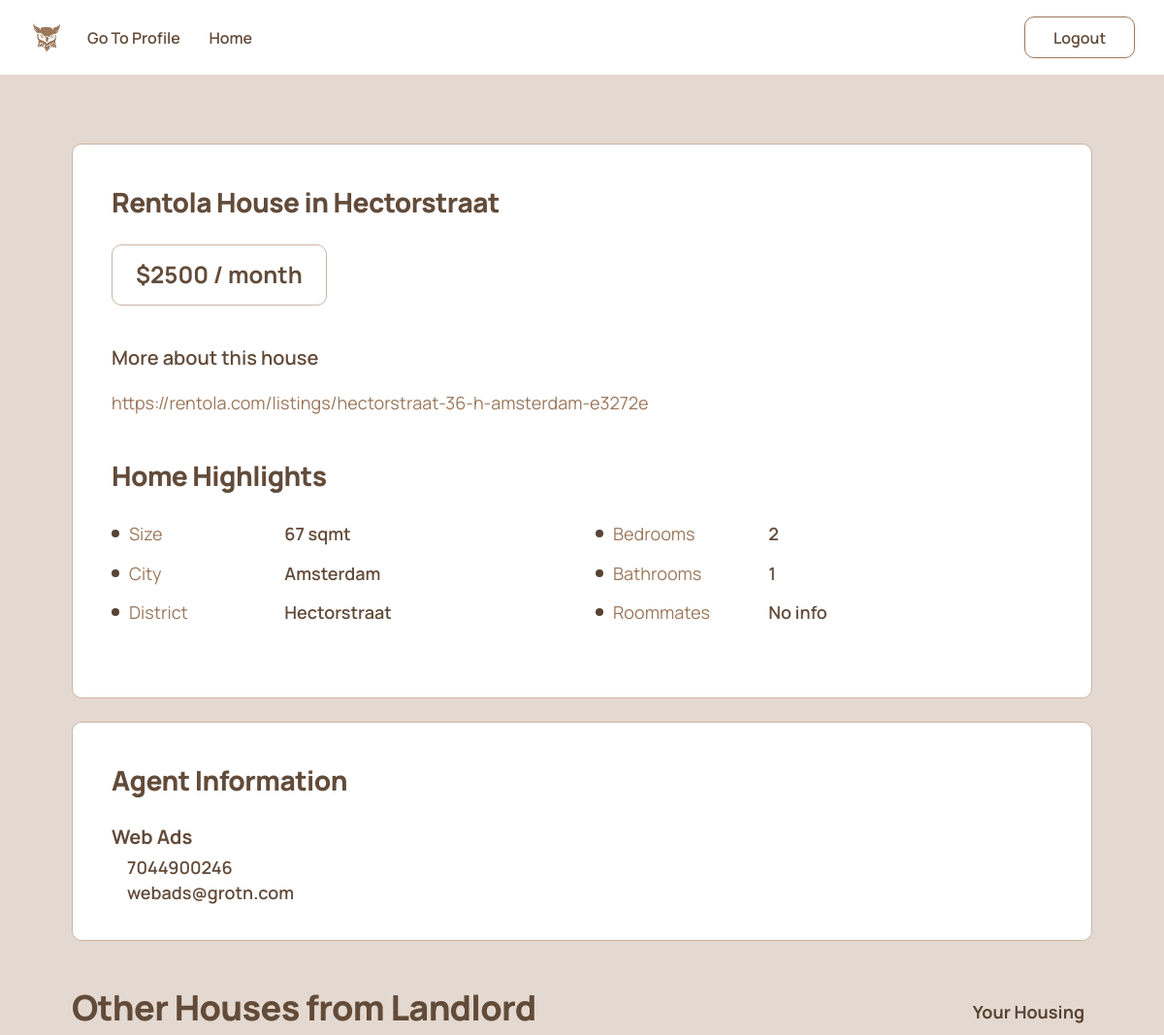
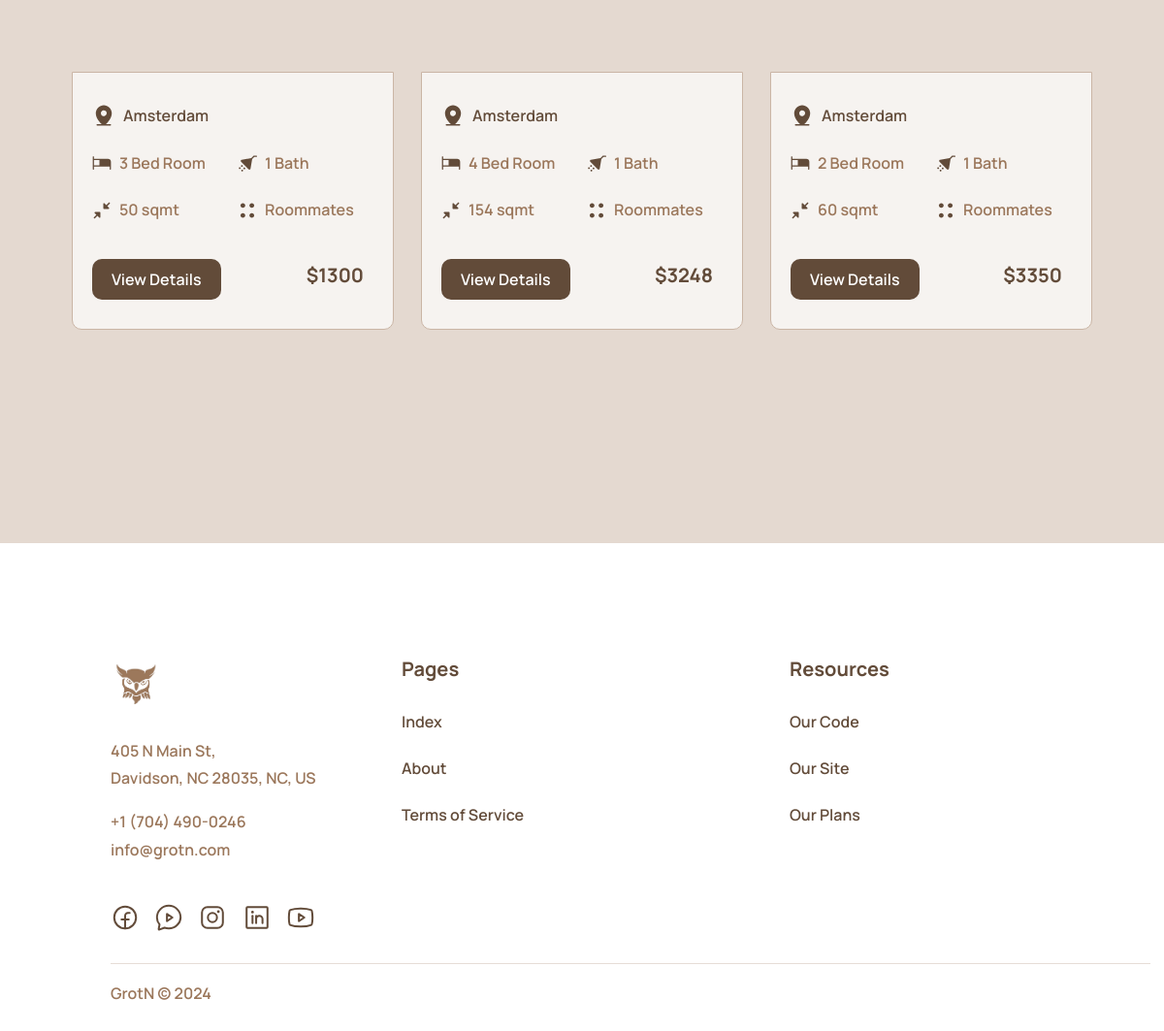
The page /tenant/house/5/ on the database its author committed (2 pictures, top to bottom).
### landlord/models.py (models this page shows, shortened)
class House(models.Model):
    house_id = models.AutoField(primary_key=True, unique=True, editable=False)
    title = models.CharField(max_length=400, null=True, blank=True)
    price = models.DecimalField(max_digits=10, decimal_places=2, null=True, blank=True)
    square_meters = models.IntegerField(null=True, blank=True)
    bedrooms = models.IntegerField(null=True, blank=True)
    bathrooms = models.IntegerField(null=True, blank=True)
    city = models.CharField(max_length=100, null=True, blank=True)
    district = models.CharField(max_length=100, null=True, blank=True)
    address = models.CharField(max_length=200, null=True, blank=True)
    hosting_roommates = models.BooleanField(null=True, blank=True)
    additional_info = models.TextField(null=True, blank=True)
    available = models.BooleanField(null=True, blank=True)
    landlord = models.ForeignKey('authentication.Landlord', on_delete=models.CASCADE, null=False)

### authentication/models.py (models this page shows, shortened)
class Landlord(models.Model):
    user = models.OneToOneField(User, on_delete=models.CASCADE)
    fullName = models.CharField(max_length=200, null=True)
    phoneNumber = models.CharField(max_length=18, null=True)
    noHouses = models.IntegerField(null=True)
    baseCity = models.CharField(max_length=100, null=True)
    additionalInfo = models.TextField(null=True, blank=True)

### tenant/views.py (the view)
# urls.py: path('house/<int:house_id>/', views.view_house, name='view_house'),
def view_house(request, house_id):
    house = House.objects.filter(house_id=house_id).first()
    landlord = house.landlord
    other_houses = House.objects.filter(landlord=landlord).exclude(house_id=house_id).order_by('?')[:3]
    if not house:
        return redirect('tenant:matches')
    return render(request, 'tenant/view_house.html', {'house': house, 'other_houses': other_houses})

### tenant/templatetags/custom_filters.py (called while the page is built)
@register.filter
def get_user_from_id(user_id):
    try:
        return User.objects.get(id=user_id)
    except User.DoesNotExist:
        return None

### templates/tenant/view_house.html (shortened to what this page needs)
<!DOCTYPE html>
<html lang="zxx">
<head>
    {% load static %}
    <link rel="stylesheet" href="{% static 'vendor/bootstrap/bootstrap.min.css' %}">
    <link rel="stylesheet" href="{% static 'vendor/prism/prism.css' %}"/>
    <link rel="stylesheet" href="{% static 'vendor/phosphor-icons/css/icons.css' %}">
    <link rel="stylesheet" href="{% static 'vendor/slick/slick.css' %}">
    <link rel="stylesheet" href="{% static 'vendor/aos/aos.css' %}">
    <link rel="stylesheet" href="{% static 'vendor/magnific-popup/magnific-popup.css' %}">
    <link rel="stylesheet" href="{% static 'css/index.css' %}"/>
</head>
<body>
{% include 'tenant/_header.html' with name1="Go to Profile" url1="tenant:profile" name2="Home" url2="tenant:matches" %}
<section class="property-details" id="property-details">
    {% load custom_filters %}
  <div class="container">
    <div class="row">
      <div class="">
        <div class="property-details-content">
          <div class="property-details-content-title">
            <h4>{{ house.title }}</h4>
          </div>
          <div class="property-details-content-radio-button">
            <div class="property-details-content-radio-button-item">
              <label class="property-price-payment" for="option2">
                <span class="price">${{ house.price|floatformat:0 }} / month</span>
              </label>
            </div>
          </div>
          {% if house.additional_info %}
          <div class="property-details-content-details">
            <p class="bold">
              More about this house
            </p>
            <p>{{ house.additional_info }}</p>
          </div>
          {% endif %}
          <div class="property-details-highlights"
          style="border: 0px !important; padding: 0 !important;">
            <div class="property-details-content-local-info">
              <h4>Home Highlights</h4>
              <div class="row">
                <div class="col-sm-6">
                  <dl class="row">
                    <dt class="col-md-4 col-6">Size</dt>
                    <dd class="col-md-8 col-6">{{ house.square_meters }} sqmt</dd>
                    <dt class="col-md-4 col-6">City</dt>
                    <dd class="col-md-8 col-6">{{ house.city }}</dd>
                    <dt class="col-md-4 col-6">District</dt>
                    <dd class="col-md-8 col-6">{{ house.district }}</dd>
                  </dl>
                </div>
                <div class="col-sm-6">
                  <dl class="row">
                    <dt class="col-md-4 col-6">Bedrooms</dt>
                    <dd class="col-md-8 col-6">{{ house.bedrooms }}</dd>
                    <dt class="col-md-4 col-6">Bathrooms</dt>
                    <dd class="col-md-8 col-6">
                      {% if featured_house.bathrooms %}
                      {{ featured_house.bathrooms }}
                      {% else %}
                      1
                      {% endif %}
                    </dd>
                    <dt class="col-md-4 col-6">Roommates</dt>
                    <dd class="col-md-8 col-6">
                      {% if house.hosting_roommates == True %}
                      Yes
                      {% elif house.hosting_roommates == False %}
                      No
                      {% else %}
                      No info
                      {% endif %}
                    </dd>
                  </dl>
                </div>
              </div>
            </div>
          </div>
        </div>
        <div class="property-details-agent">
          <h4>Agent Information</h4>
          <div class="property-details-agent-content d-flex align-items-center">
            <div class="property-details-agent-content-name">
             <a href="agent-details.html"> <h5>{{ house.landlord.fullName }}</h5></a>
              <div class="property-details-agent-content-contact">
                <a href="tel:+05656565656" class="phone d-flex align-items-center">
                  <span>{{ house.landlord.phoneNumber }}</span>
                </a>
                <a href="tel:+05656565656" class="mail d-flex align-items-center">
                  <span>{{ house.landlord.user.email }}</span>
                </a>
              </div>
            </div>
          </div>
        </div>
      </div>
    </div>
    <div class="row">
  <div class="properties properties-related" >
  <div class="row">
    <div class="col-12">
      <div class="d-flex align-items-center justify-content-between properties-header">
        <h3>Other Houses from Landlord</h3>
        <a href="{% url 'tenant:housing' %}"  class="d-md-flex align-items-center d-none">
          <span>Your Housing </span>
        </a>
      </div>
    </div>
  </div>
  <div class="row row-cols-xl-3 row-cols-md-2 g-4">
    {% for house in other_houses %}
    <div class="properties-card">
      <div class="properties-card--thumb">
      </div>
      <div class="properties-card--content ">
        <div class="d-flex align-items-center properties-card--content--address">
          <span>
            {% if house.address %}
            {{ house.address }}
            {% else %}
            {{ house.city }}
            {% endif %}
          </span>
        </div>
        <ul class="list-unstyled properties-card--content--features">
          <li class="d-flex align-items-center">
            <span>{{ house.bedrooms }} Bed Room</span>
          </li>
          <li class="d-flex align-items-center">
            <span>
              {% if featured_house.bathrooms %}
              {{ featured_house.bathrooms }}
              {% else %}
              1
              {% endif %}
              Bath
            </span>
          </li>
          <li class="d-flex align-items-center">
            <span>{{ house.square_meters }} sqmt</span>
          </li>
          <li class="d-flex align-items-center">
            <span>
              {% if house.hosting_roommates == False %}
                Solo tenant
              {% else %}
                Roommates
              {% endif %}
            </span>
          </li>
        </ul>
        <div class="properties-card--footer d-flex align-items-center justify-content-between">
          <a href="{% url 'tenant:view_house' house.house_id %}" class="btn btn-small">View Details</a>
          <h5>${{ house.price|floatformat:0 }}</h5>
        </div>
      </div>
    </div>
    {% endfor %}
  </div>
</div>
    </div>
  </div>
</section>
{% include 'tenant/_footer.html' %}
</body>
</html>

### rows shown on the page
House: title "Rentola House in Hectorstraat", price "2500", additional_info "https://rentola.com/listings/hectorstraat-36-h-amsterdam-e3272e", square_meters "67", city "Amsterdam", district "Hectorstraat", bedrooms "2", landlord.fullName "Web Ads", landlord.phoneNumber "7044900246", landlord.user.email "webads@grotn.com"
House: city "Amsterdam", bedrooms "3", square_meters "50", shows "Roommates", price "1300"
House: city "Amsterdam", bedrooms "4", square_meters "154", shows "Roommates", price "3248"
House: city "Amsterdam", bedrooms "2", square_meters "60", shows "Roommates", price "3350"

### other values the page prints
{{ name1 }} "Go To Profile"
{{ name2 }} "Home"
